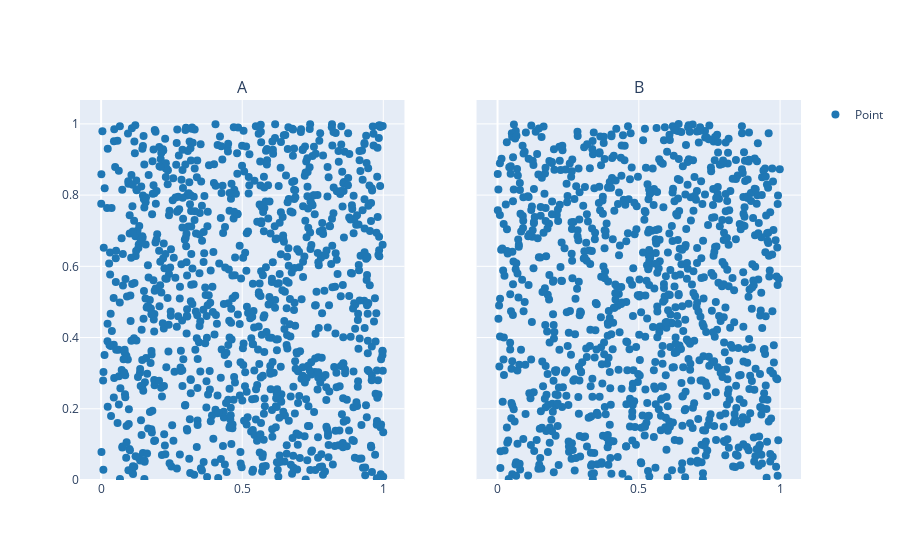

Notebook code for this chart:
### Code cell
x = np.random.random(1000)
y = np.random.random(1000)
df = pd.DataFrame({'x': x, 'y': y})
df['category'] = 'A'

x = np.random.random(1000)
y = np.random.random(1000)
df2 = pd.DataFrame({'x': x, 'y': y})
df2['category'] = 'B'

df = pd.concat([df, df2], axis=0)

ggplot(df, aes(x='x', y='y')) + geom_point() + facet_wrap('category')

### Figure 1 — Plotly figure (JSON) as saved in the notebook; plotly's stock layout.template omitted (floating-point values rounded to 4 significant figures; data arrays with more than 128 entries replaced by an {"elided": "..."} marker saying what was removed)
{"data": [{"legendgroup": "Point", "marker": {"color": "#1f77b4", "size": 8, "symbol": "circle"}, "mode": "markers", "name": "Point", "opacity": 1, "showlegend": true, "type": "scatter", "x": {"elided": "1000 float values"}, "xaxis": "x", "y": {"elided": "1000 float values"}, "yaxis": "y"}, {"legendgroup": "Point", "marker": {"color": "#1f77b4", "size": 8, "symbol": "circle"}, "mode": "markers", "name": "Point", "opacity": 1, "showlegend": false, "type": "scatter", "x": {"elided": "1000 float values"}, "xaxis": "x2", "y": {"elided": "1000 float values"}, "yaxis": "y2"}], "layout": {"annotations": [{"font": {"size": 16}, "showarrow": false, "text": "A", "x": 0.225, "xanchor": "center", "xref": "paper", "y": 1, "yanchor": "bottom", "yref": "paper"}, {"font": {"size": 16}, "showarrow": false, "text": "B", "x": 0.775, "xanchor": "center", "xref": "paper", "y": 1, "yanchor": "bottom", "yref": "paper"}], "legend": {"x": 1.02, "xanchor": "left", "y": 1, "yanchor": "top"}, "showlegend": true, "xaxis": {"anchor": "y", "domain": [0, 0.45]}, "xaxis2": {"anchor": "y2", "domain": [0.55, 1]}, "yaxis": {"anchor": "x", "domain": [0, 1], "rangemode": "tozero"}, "yaxis2": {"anchor": "x2", "domain": [0, 1], "matches": "y", "rangemode": "tozero", "showticklabels": false}}}
